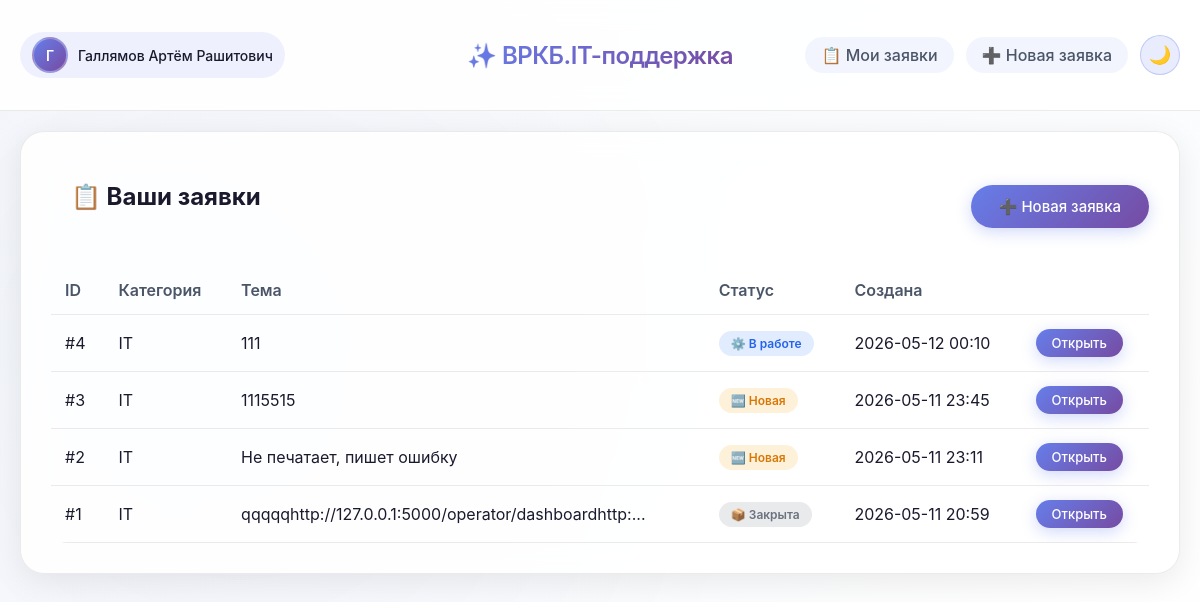
Before: /dashboard (signed in) with the older database file.
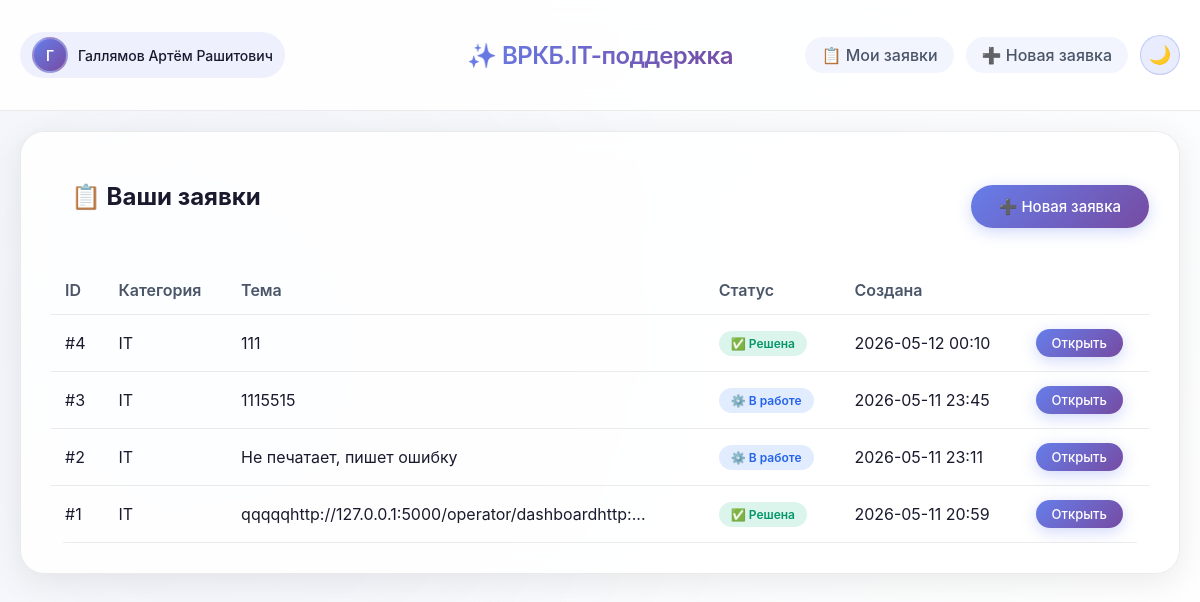
After: the same page with the newer database file.
### tables this page shows
CREATE TABLE tickets (
        id INTEGER PRIMARY KEY AUTOINCREMENT,
        user_id INTEGER NOT NULL,
        subject TEXT,
        description TEXT NOT NULL,
        status TEXT DEFAULT 'new',
        priority TEXT DEFAULT 'medium',
        operator_answer TEXT,
        created_at TEXT NOT NULL,
        updated_at TEXT,
        completed_at TEXT,
        assigned_to INTEGER,
        category TEXT,
        problem_type TEXT,
        location TEXT,
        office TEXT,
        assistant_id TEXT,
        printer_manufacturer TEXT,
        printer_model TEXT,
        printer_problem TEXT,
        FOREIGN KEY (user_id) REFERENCES users (id),
        FOREIGN KEY (assigned_to) REFERENCES operators (id)
    );

### app.py (the view)
    def decorated_function(*args, **kwargs):
        if not session.get('user_id'):
            flash('Пожалуйста, войдите в систему', 'warning')
            return redirect(url_for('login'))
        return f(*args, **kwargs)

### app.py (called while the page is built)
def get_db_connection():
    conn = sqlite3.connect('databases/database_helpdesk.db')
    conn.row_factory = sqlite3.Row
    return conn

def login_required(f):
    def decorated_function(*args, **kwargs):
        if not session.get('user_id'):
            flash('Пожалуйста, войдите в систему', 'warning')
            return redirect(url_for('login'))
        return f(*args, **kwargs)
    decorated_function.__name__ = f.__name__
    return decorated_function

@app.route('/dashboard')
@login_required
def dashboard():
    conn = get_db_connection()
    tickets = conn.execute('SELECT * FROM tickets WHERE user_id = ? ORDER BY id DESC',
                           (session['user_id'],)).fetchall()
    conn.close()
    return render_template('profile.html', tickets=tickets)

### templates/profile.html (shortened to what this page needs)
{% extends "base.html" %}
{% block content %}
<div class="card">
    <div style="display: flex; justify-content: space-between; align-items: center; flex-wrap: wrap; gap: 10px; margin-bottom: 15px">
        <h2>📋 Ваши заявки</h2>
        <a href="{{ url_for('create_ticket') }}" class="btn btn-primary">➕ Новая заявка</a>
    </div>
    {% if tickets %}
    <div class="table-responsive">
        <table class="tickets-table">
            <thead>
            <tr>
                <th>ID</th>
                <th>Категория</th>
                <th>Тема</th>
                <th>Статус</th>
                <th>Создана</th>
                <th></th>
            </tr>
            </thead>
            <tbody>
            {% for ticket in tickets %}
            <tr>
                <td>#{{ ticket.id }}</td>
                <td>{{ ticket.category }}</td>
                <td>{{ ticket.description[:50] }}{% if ticket.description|length > 50 %}...{% endif %}</td>
                <td>
                            <span class="status-badge status-{{ ticket.status }}">
                                {% if ticket.status == 'new' %}🆕 Новая
                                {% elif ticket.status == 'in_progress' %}⚙️ В работе
                                {% elif ticket.status == 'resolved' %}✅ Решена
                                {% else %}📦 Закрыта{% endif %}
                            </span>
                </td>
                <td>{{ ticket.created_at[:16] }}</td>
                <td>
                    <a href="{{ url_for('ticket_status', ticket_id=ticket.id) }}" class="btn btn-sm btn-primary">Открыть</a>
                </td>
            </tr>
            {% endfor %}
            </tbody>
        </table>
    </div>
    {% else %}
    <div class="empty-state" style="text-align: center; padding: 50px;">
        <div style="font-size: 48px;">📭</div>
        <p style="margin: 20px;">У вас пока нет заявок</p>
        <a href="{{ url_for('create_ticket') }}" class="btn btn-primary">Создать первую заявку</a>
    </div>
    {% endif %}
</div>
{% endblock %}

### templates/base.html (shortened to what this page needs)
<!DOCTYPE html>
<html lang="ru">
<head>
    <link rel="stylesheet" href="{{ url_for('static', filename='style.css') }}">
</head>
<body>
<nav class="navbar">
    <div class="container">
        <div class="nav-left">
            {% if session.user_id %}
            <div class="user-profile" onclick="toggleProfileDropdown()">
                <div class="user-avatar">
                    {{ session.full_name[0] if session.full_name else session.username[0] }}
                </div>
                <span class="user-name">{{ session.full_name if session.full_name else session.username }}</span>
            </div>
            {% else %}
            <div class="nav-guest">
                <a href="{{ url_for('login') }}" class="nav-link">🔑 Вход</a>
                <a href="{{ url_for('register') }}" class="nav-link">📝 Регистрация</a>
            </div>
            {% endif %}
        </div>
        <div class="nav-center">
            <div class="logo" onclick="window.location.href='{{ url_for('index') }}'">
                <h2>✨ ВРКБ.IT-поддержка</h2>
            </div>
        </div>
        <div class="nav-right">
            {% if session.user_id %}
            <a href="{{ url_for('dashboard') }}" class="nav-link">📋 Мои заявки</a>
            <a href="{{ url_for('create_ticket') }}" class="nav-link">➕ Новая заявка</a>
            {% else %}
            <a href="{{ url_for('index') }}" class="nav-link">🏠 Главная</a>
            {% endif %}
            <button class="theme-toggle" onclick="toggleTheme()" id="themeToggleBtn">🌙</button>
        </div>
    </div>
</nav>
<div class="container fade-in">
    {% block content %}{% endblock %}
</div>
</body>
</html>

Changed rows visible on the page:
changed tickets id 4: status "⚙️ В работе" → "✅ Решена"
changed tickets id 3: status "🆕 Новая" → "⚙️ В работе"
changed tickets "Не печатает, пишет ошибку": status "🆕 Новая" → "⚙️ В работе"
changed tickets "qqqqqhttp://127.0.0.1:5000/operator/dashboardhttp:": status "📦 Закрыта" → "✅ Решена"
